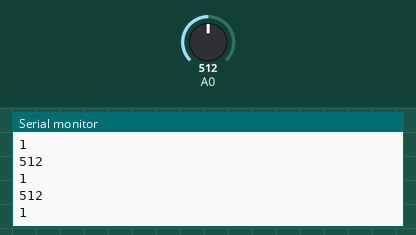
A sketch run on a simulated Arduino Uno, built with avr-gcc and run on an emulated ATmega328P. Shown: the last lines printed to the serial monitor. The inputs (shaded band) are chosen by the test bench; at power-on: A0 = 512.

Above: at 1.4 s.
1.5 s: A0 set to 716
At 2.5 s:
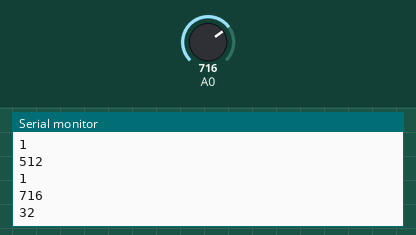
3.0 s: A0 set to 900
At 3.8 s:
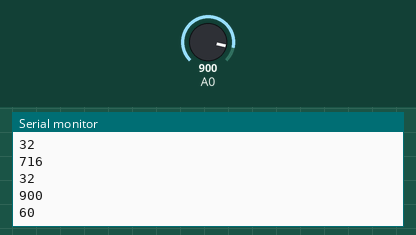
Timing chart, 0 to 6.0 s (numbered marks = the images above; inputs shaded):
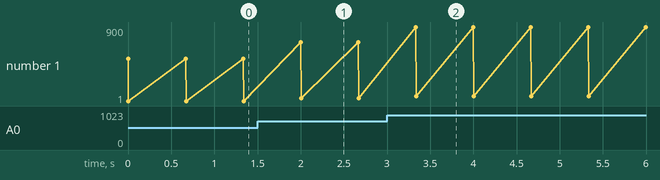

Measured:
- after the input at 1.5 s, the serial monitor: prints a new line after 0.50 s (image 1)
- after the input at 3.0 s, the serial monitor: prints a new line after 0.33 s (image 2)
- plotted number 1: 1 → 32 after the input at 1.5 s, 32 → 60 after the input at 3.0 s

The sketch:

current.ino
```cpp
void setup()
{
  Serial.begin(9600);
}

void loop()
{
  int readA0 = analogRead(A0);
  int current = (readA0 - 505) * 78 / 512;
  Serial.println(readA0);
  Serial.println(current);
  delay(666);
}
```
